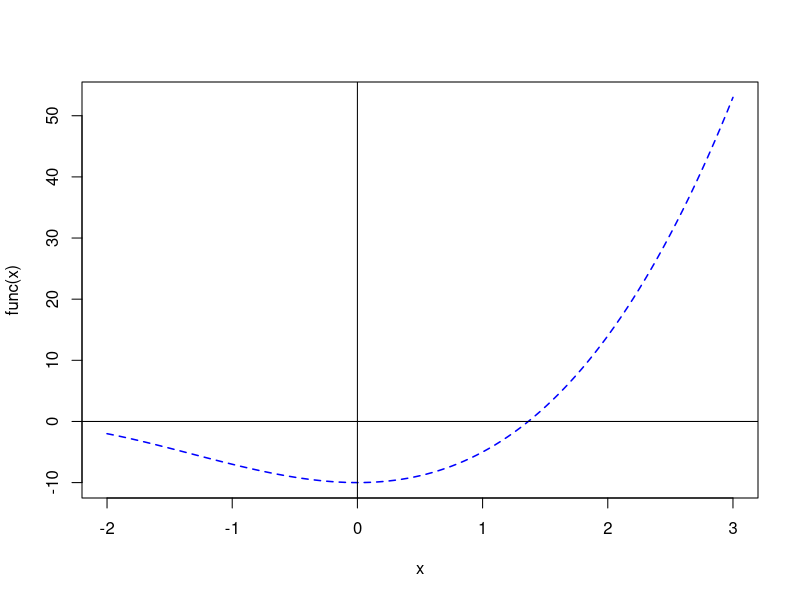

Write R code to recreate this figure.
#question3

func<- function(x)
{
  return((x^3) + (4*(x^2)) - 10)
}

l<- func(1.365)
l
curve(func, xlim=c(-2,3), col='blue', lwd=1.5, lty=2)
abline(h=0)
abline(v=0)



#define a g(x) function
funcg2<- function(x)
{
  return((10 / (x + 4))^(1/2))
}


finding_root<- function(x)
{
  tol = 1e-3
  x2<- x
  iter<- 1000
  
  for(i in 1:iter)
  {
    x_root<- funcg2(x2)
    if(abs(x2 - x_root) == tol )
      return(x_root)
    if(abs(x2 - x_root) < tol)
      return(x_root)
    x2<- x_root
  }
  return("root cannot be found in range")
}
  

root<- finding_root(10)
root





